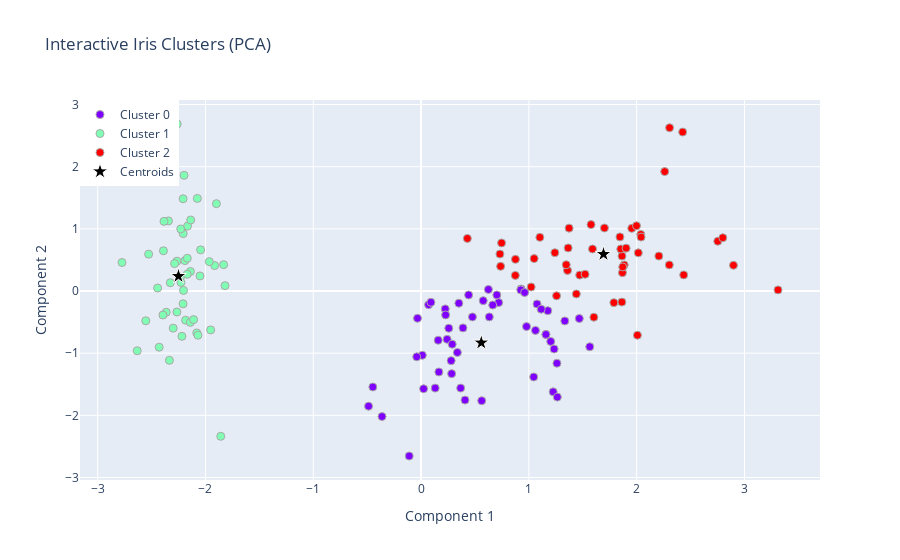

The cell this chart's notebook holds for it:
### Code cell
# Visualize the clusters using plotly for interactivity
fig = visualization_utils.plot_clusters_plotly(
    X_pca, labels, centers_pca,
    point_labels=result_df['species'].to_list(),
    title='Interactive Iris Clusters (PCA)'
)
fig.show()
